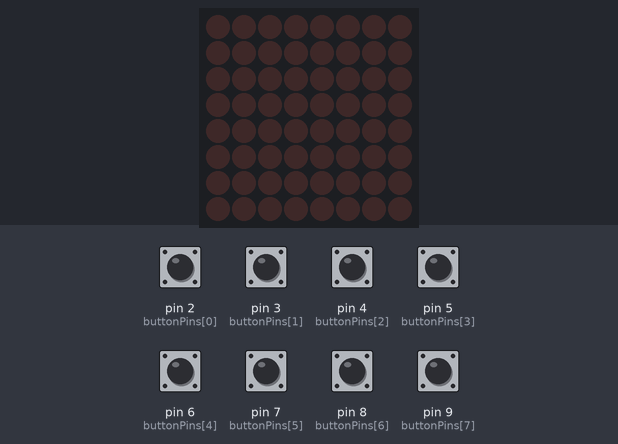
The sketch below on a simulated Arduino Uno, built with avr-gcc and run on an emulated ATmega328P. On the bench: 8×8 LED matrix. The inputs (shaded band) are chosen by the test bench; at power-on: pin 2 (buttonPins[0]), pin 3 (buttonPins[1]), pin 4 (buttonPins[2]), pin 5 (buttonPins[3]), pin 6 (buttonPins[4]), pin 7 (buttonPins[5]), pin 8 (buttonPins[6]), pin 9 (buttonPins[7]) HIGH.

Above: at 1.2 s.
1.3 s: pin 2 (buttonPins[0]) pulled LOW for 0.15 s
At 2.4 s:
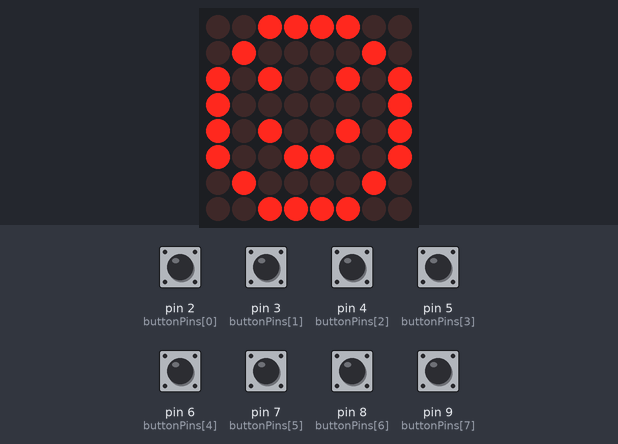
2.9 s: pin 3 (buttonPins[1]) pulled LOW for 0.15 s
At 3.6 s:
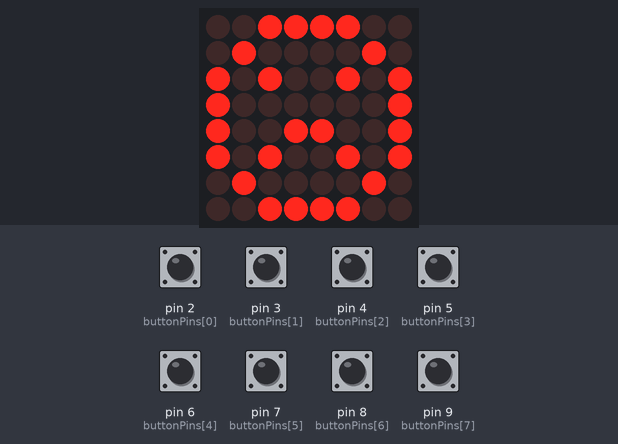
4.5 s: pin 4 (buttonPins[2]) pulled LOW for 0.15 s
At 4.8 s:
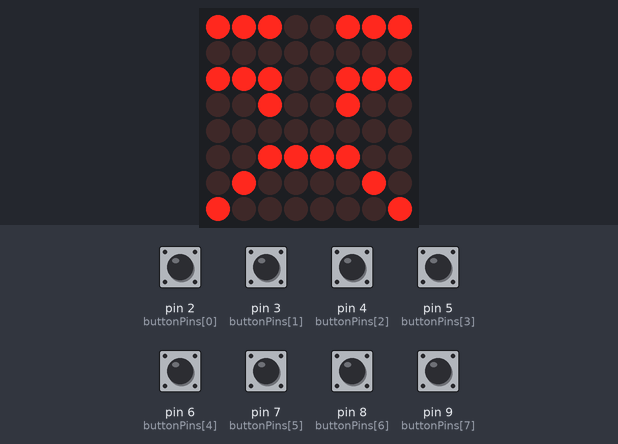
6.1 s: pin 5 (buttonPins[3]) pulled LOW for 0.15 s
At 7.2 s:
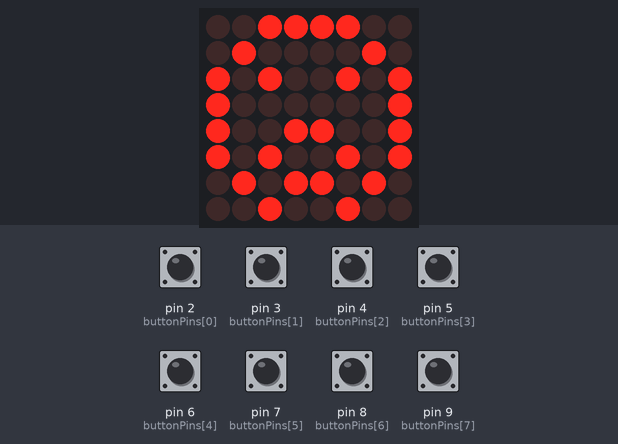
7.7 s: pin 6 (buttonPins[4]) pulled LOW for 0.15 s
At 8.5 s:
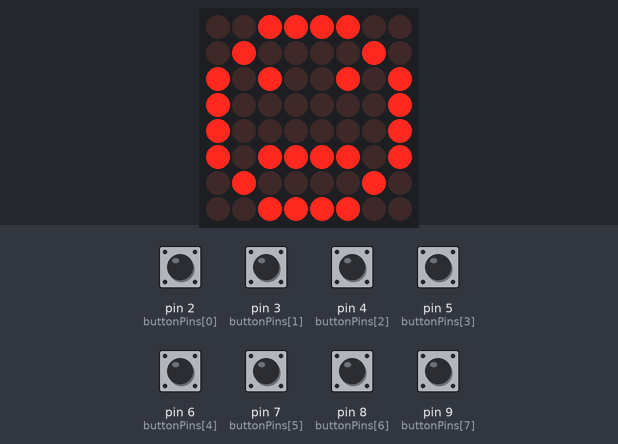
9.3 s: pin 7 (buttonPins[5]) pulled LOW for 0.15 s
At 9.7 s:
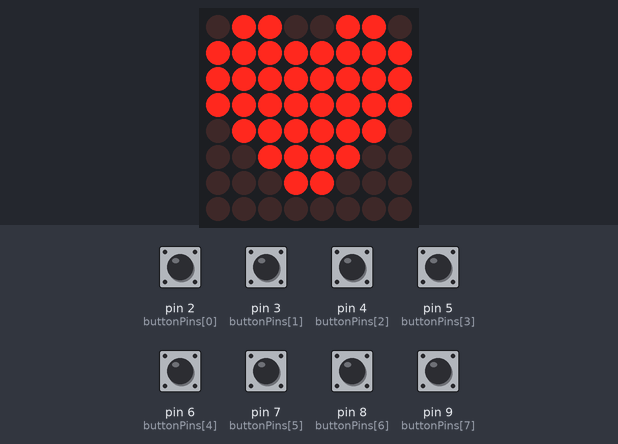
Timing chart, 0 to 11.9 s (numbered marks = the images above; inputs shaded):
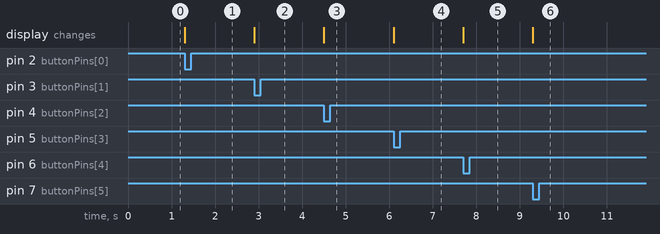

The sketch:

CarasyBotones_copy_20250404175424.ino
```cpp
#include <LedControl.h>

// Inicializamos el objeto LedControl con los pines: DIN = 12, CLK = 10, CS = 11
LedControl lc = LedControl(12, 10, 11, 1);

// Definición de las caras y figuras
byte happyface[8] = {
    B00111100,
    B01000010,
    B10100101,
    B10000001,
    B10100101,
    B10011001,
    B01000010,
    B00111100
};

byte sadface[8] = {
    B00111100,
    B01000010,
    B10100101,
    B10000001,
    B10011001,
    B10100101,
    B01000010,
    B00111100
};

byte angryface[8] = {
    B11100111,
    B00000000,
    B11100111,
    B00100100,
    B00000000,
    B00111100,
    B01000010,
    B10000001
};

byte surprisedface[8] = {
    B00111100,
    B01000010,
    B10100101,
    B10000001,
    B10011001,
    B10100101,
    B01011010,
    B00100100
};

byte neutralface[8] = {
    B00111100,
    B01000010,
    B10100101,
    B10000001,
    B10000001,
    B10111101,
    B01000010,
    B00111100
};

byte heart[8] = {
    B01100110,
    B11111111,
    B11111111,
    B11111111,
    B01111110,
    B00111100,
    B00011000,
    B00000000
};

byte sadheart[8] = {
    B01100110,
    B11101111,
    B11110111,
    B11101111,
    B01011110,
    B00101100,
    B00010000,
    B00000000
};

byte Iloveyou[8] = {
    B11100000,
    B01011011,
    B01011111,
    B11101110,
    B00000100,
    B10100000,
    B01000101,
    B01010111
};

// Pines de los botones
const int buttonPins[8] = {2, 3, 4, 5, 6, 7, 8, 9};

// Asociamos cada botón a una cara
byte *faces[8] = {happyface, sadface, angryface, surprisedface, neutralface, heart, sadheart, Iloveyou};

void setup() {
    // Configurar pines de los botones como entrada
    for (int i = 0; i < 8; i++) {
        pinMode(buttonPins[i], INPUT_PULLUP);
    }

    lc.shutdown(0, false);       // Desactiva el modo de apagado del display
    lc.setIntensity(0, 8);       // Ajusta el brillo a nivel 8 (0 mínimo, 15 máximo)
    lc.clearDisplay(0);          // Limpia el display
}

void displayFace(byte face[8]) {
    for (int i = 0; i < 8; i++) {
        lc.setRow(0, i, face[i]); // Configura cada fila con el patrón correspondiente
    }
}

void loop() {
    for (int i = 0; i < 8; i++) {
        // Verificar si se ha presionado un botón (LOW = presionado)
        if (digitalRead(buttonPins[i]) == LOW) {
            displayFace(faces[i]); // Mostrar la cara correspondiente
            delay(100);           // Pequeña pausa para evitar rebotes
        }
    }
}
```

Measured:
- after the input at 1.3 s, the display: changes at once (image 1)
- after the input at 2.9 s, the display: changes at once (image 2)
- after the input at 4.5 s, the display: changes at once (image 3)
- after the input at 6.1 s, the display: changes at once (image 4)
- after the input at 7.7 s, the display: changes at once (image 5)
- after the input at 9.3 s, the display: changes at once (image 6)
